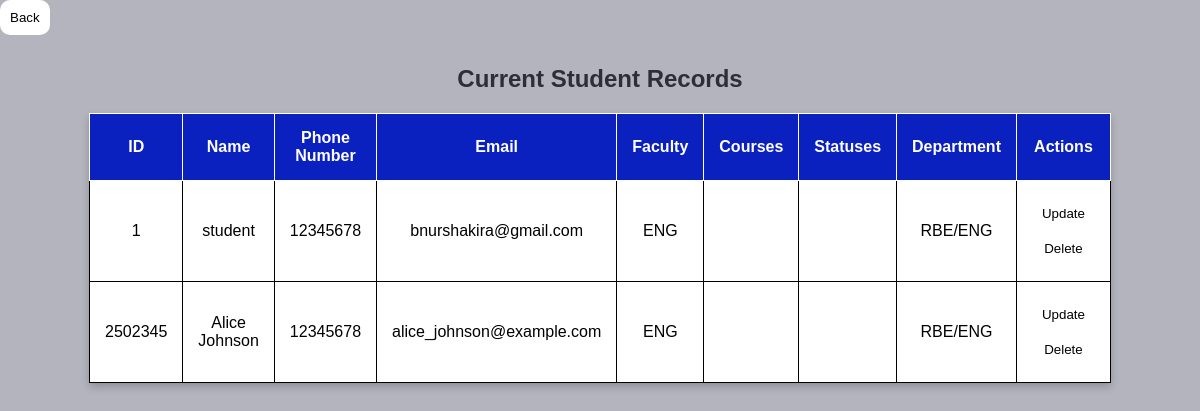
/php/assignments.php (signed in), run on the app's committed database.
### tables this page shows
CREATE TABLE `students` (
  `ID` int(11) NOT NULL,
  `NAME` varchar(50) NOT NULL,
  `PHONENUMBER` int(8) NOT NULL,
  `EMAIL` text NOT NULL,
  `PASSWORD_HASH` char(60) NOT NULL,
  `CREATED_AT` timestamp(6) NOT NULL DEFAULT current_timestamp(6),
  `UPDATED_AT` timestamp(6) NOT NULL DEFAULT current_timestamp(6),
  `COURSE_ID` varchar(11) DEFAULT NULL,
  `FACULTY` varchar(255) NOT NULL,
  `DEPARTMENT_ID` int(11) DEFAULT NULL,
  `GRADE_ID` varchar(11) DEFAULT NULL,
  `CLASS` varchar(11) DEFAULT NULL,
  `ROLE_ID` varchar(11) NOT NULL
);

CREATE TABLE `department` (
  `ID` int(11) NOT NULL,
  `NAME` varchar(50) DEFAULT NULL
);

### php/functions.php (called while the page is built, shortened)
<?php
function getStudentRecords(){
    global $conn;
    $stmt = $conn->prepare("
    SELECT
        students.id AS student_id,
        students.name AS student_name,
        students.phonenumber,
        students.email,
        students.faculty,
        department.name AS department_name,
        GROUP_CONCAT(
            CONCAT(course.name, ' (', course.code, ')')
            ORDER BY course.name SEPARATOR ', '
        ) AS course_names_with_codes,
        GROUP_CONCAT(
            course.status
            ORDER BY course.name SEPARATOR ', '
        ) AS course_statuses
    FROM students
    LEFT JOIN student_courses ON students.id = student_courses.student_id
    LEFT JOIN course ON student_courses.course_id = course.id
    LEFT JOIN department ON students.department_id = department.id
    GROUP BY students.id
");
$stmt->execute();
$result = $stmt->get_result();
return $result;
}

### php/assignments.php (the view, shortened to what this page needs)
<?php
require 'functions.php';
$user_role = (int)$_SESSION['role'];
$action = isset($_GET['action']) ? $_GET['action'] : 'read';
$student_records = null;
if ($action == 'read') {
    $student_records = getStudentRecords();
}
?>
 <!DOCTYPE html>
 <html lang="en">
    <head>
</head>
<body>
<!DOCTYPE html>
 <html lang="en">
    <head>
<?php if ($action == 'read'): ?>
    <a href="<?= $user_role == 2 ? 'faculty_dashboard.php' : 'admin_dashboard.php' ?>"><button>Back</button></a>
    <h2>Current Student Records</h2>
    <?php if ($student_records && $student_records->num_rows > 0): ?>
        <table border='1' cellpadding='10'>
            <tr>
                <th>ID</th>
                <th>Name</th>
                <th>Phone Number</th>
                <th>Email</th>
                <th>Faculty</th>
                <th>Courses</th>
                <th>Statuses</th>
                <th>Department</th>
                <th>Actions</th>
            </tr>
            <?php while ($student = $student_records->fetch_assoc()): ?>
                <tr>
                    <td><?= htmlspecialchars($student['student_id']); ?></td>
                    <td><?= htmlspecialchars($student['student_name']); ?></td>
                    <td><?= htmlspecialchars($student['phonenumber']); ?></td>
                    <td><?= htmlspecialchars($student['email']); ?></td>
                    <td><?= htmlspecialchars($student['faculty']); ?></td>
                    <td><?= htmlspecialchars($student['course_names_with_codes']); ?></td>
                    <td><?= htmlspecialchars($student['course_statuses']); ?></td>
                    <td><?= htmlspecialchars($student['department_name']); ?></td>
                    <td>
                        <a href='update_student.php?id=<?= htmlspecialchars($student['student_id']); ?>'><button>Update</button></a>
                        <form method='POST' action='delete_student.php' onsubmit="return confirm('Are you sure you want to delete this record?');">
                            <input type='submit' name='delete' value='Delete'>
                        </form>
                    </td>
                </tr>
            <?php endwhile; ?>
        </table>
    <?php else: ?>
        <p>No student records found.</p>
    <?php endif; ?>
<?php endif; ?>

### php/assignments.php (style rules this page uses)
* { margin: 0; box-sizing: border-box; font-family: sans-serif; }
body { margin: 0; justify-content: center; align-items: center; height: 100vh; background-color:#b3b4bd; background-size: cover; }
table { border-collapse: collapse; width: 80%; max-width: 1000px; background-color: #ffffff; box-shadow: 0 4px 8px rgba(0, 0, 0, 0.2); margin-left: auto; margin-right: auto; }
th, td { padding: 15px; text-align: center; border: 1px solid; }
h2 { text-align: center; color: #2c2e3a; margin-top: 30px; margin-bottom: 20px; }
th { background-color: #0a21c0; color: white; }
button, input[type="submit"] { background: #fff; color: black; padding: 10px; border: 1px solid #2c2e3a; border-radius: 10px; cursor: pointer; margin-top: 0px; border: none; }

### data on the page
students: ID "1", NAME "student", PHONENUMBER "12345678", EMAIL "bnurshakira@gmail.com", FACULTY "ENG", DEPARTMENT_ID.NAME "RBE/ENG"
students: ID "2502345", NAME "Alice Johnson", PHONENUMBER "12345678", EMAIL "alice_johnson@example.com", FACULTY "ENG", DEPARTMENT_ID.NAME "RBE/ENG"
